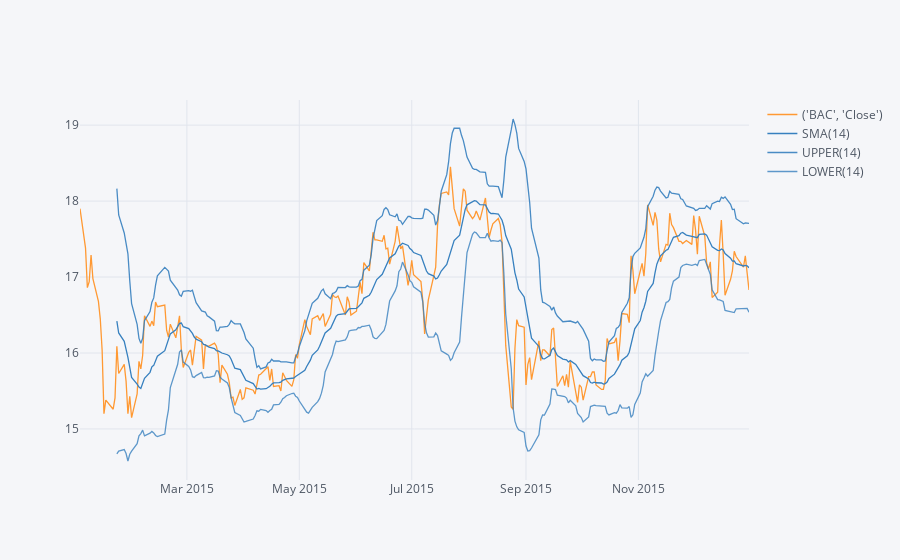

Notebook code for this chart:
### Markdown cell above
**Use .ta_plot(study='boll') to create a Bollinger Band Plot for Bank of America for the year 2015.**

### Code cell
allBanks['BAC','Close'].loc['2015-01-01':'2015-12-31'].ta_plot(study='boll',title='Bollinger Band Plot')

### Figure 1 — Plotly figure (JSON) as saved in the notebook; plotly's stock layout.template omitted (floating-point values rounded to 4 significant figures; data arrays with more than 128 entries replaced by an {"elided": "..."} marker saying what was removed)
{"data": [{"line": {"color": "rgba(255, 153, 51, 1.0)", "dash": "solid", "shape": "linear", "width": 1.3}, "mode": "lines", "name": "('BAC', 'Close')", "text": "", "type": "scatter", "x": {"elided": "252 str values"}, "y": {"elided": "252 float values"}}, {"line": {"color": "rgba(55, 128, 191, 1.0)", "dash": "solid", "shape": "linear", "width": 1.3}, "mode": "lines", "name": "SMA(14)", "text": "", "type": "scatter", "x": {"elided": "252 str values"}, "y": {"elided": "252 mixed values"}}, {"line": {"color": "rgba(55, 128, 191, 0.8999999999999999)", "dash": "solid", "shape": "linear", "width": 1.3}, "mode": "lines", "name": "UPPER(14)", "text": "", "type": "scatter", "x": {"elided": "252 str values"}, "y": {"elided": "252 mixed values"}}, {"line": {"color": "rgba(55, 128, 191, 0.7999999999999998)", "dash": "solid", "shape": "linear", "width": 1.3}, "mode": "lines", "name": "LOWER(14)", "text": "", "type": "scatter", "x": {"elided": "252 str values"}, "y": {"elided": "252 mixed values"}}], "layout": {"legend": {"bgcolor": "#F5F6F9", "font": {"color": "#4D5663"}}, "paper_bgcolor": "#F5F6F9", "plot_bgcolor": "#F5F6F9", "title": {"font": {"color": "#4D5663"}}, "xaxis": {"gridcolor": "#E1E5ED", "showgrid": true, "tickfont": {"color": "#4D5663"}, "title": {"font": {"color": "#4D5663"}, "text": ""}, "zerolinecolor": "#E1E5ED"}, "yaxis": {"gridcolor": "#E1E5ED", "showgrid": true, "tickfont": {"color": "#4D5663"}, "title": {"font": {"color": "#4D5663"}, "text": ""}, "zerolinecolor": "#E1E5ED"}}}
